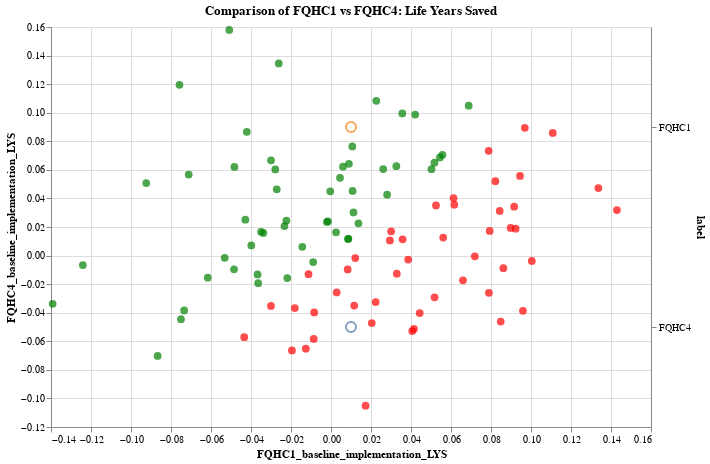

The notebook cell this image was saved under:
### Code cell
import pandas as pd
import altair as alt

# Load data from Excel
df = pd.read_excel("/Users/praveenzirali/active_projects/Crcsim Runs/Scatter Plot Data.xlsx")

# Plotting
scatter = alt.Chart(df).mark_circle(size=60).encode(
    x='FQHC1_baseline_implementation_LYS:Q',
    y='FQHC4_baseline_implementation_LYS:Q',
    color=alt.condition(alt.datum['FQHC1_baseline_implementation_LYS'] > alt.datum['FQHC4_baseline_implementation_LYS'],
                        alt.value('red'), alt.value('green')),  # Color based on condition
    tooltip=['FQHC1_baseline_implementation_LYS:Q', 'FQHC4_baseline_implementation_LYS:Q']
).properties(
    width=600,
    height=400,
    title='Comparison of FQHC1 vs FQHC4: Life Years Saved'
)

# Add legend
legend = alt.Chart(pd.DataFrame({'color': ['red', 'green'], 'label': ['FQHC1', 'FQHC4']})).mark_point(size=100).encode(
    y=alt.Y('label:N', axis=alt.Axis(orient='right')),
    color=alt.Color('color:N', legend=None)
).properties(
    width=600,
    height=400
)

(scatter + legend).configure_legend(
    orient='top-right'
)

### Figure 1 — Vega-Lite specification as saved in the notebook (floating-point values rounded to 4 significant figures)
{"config": {"view": {"continuousWidth": 300, "continuousHeight": 300}, "legend": {"orient": "top-right"}}, "layer": [{"data": {"name": "data-47d2268fdc5329fb0ac225f5b2dff90d"}, "mark": {"type": "circle", "size": 60}, "encoding": {"color": {"condition": {"test": "(datum['FQHC1_baseline_implementation_LYS'] > datum['FQHC4_baseline_implementation_LYS'])", "value": "red"}, "value": "green"}, "tooltip": [{"field": "FQHC1_baseline_implementation_LYS", "type": "quantitative"}, {"field": "FQHC4_baseline_implementation_LYS", "type": "quantitative"}], "x": {"field": "FQHC1_baseline_implementation_LYS", "type": "quantitative"}, "y": {"field": "FQHC4_baseline_implementation_LYS", "type": "quantitative"}}, "title": "Comparison of FQHC1 vs FQHC4: Life Years Saved"}, {"data": {"name": "data-b006ea38ad0880426607640756a406d0"}, "mark": {"type": "point", "size": 100}, "encoding": {"color": {"field": "color", "legend": null, "type": "nominal"}, "y": {"axis": {"orient": "right"}, "field": "label", "type": "nominal"}}}], "height": 400, "width": 600, "$schema": "https://vega.github.io/schema/vega-lite/v5.17.0.json", "datasets": {"data-47d2268fdc5329fb0ac225f5b2dff90d": [{"FQHC1_baseline_implementation_LYS": 0.03861, "FQHC1_baseline_implementation_Incrementa_cost": -254.5, "FQHC4_baseline_implementation_LYS": -0.002837, "FQHC4_baseline_implementation_Incrementa_cost": -43.92}, {"FQHC1_baseline_implementation_LYS": -0.02326, "FQHC1_baseline_implementation_Incrementa_cost": -228.4, "FQHC4_baseline_implementation_LYS": 0.02063, "FQHC4_baseline_implementation_Incrementa_cost": -238.4}, {"FQHC1_baseline_implementation_LYS": 0.07935, "FQHC1_baseline_implementation_Incrementa_cost": -264.9, "FQHC4_baseline_implementation_LYS": 0.01721, "FQHC4_baseline_implementation_Incrementa_cost": -260.9}, {"FQHC1_baseline_implementation_LYS": 0.03565, "FQHC1_baseline_implementation_Incrementa_cost": -68.12, "FQHC4_baseline_implementation_LYS": 0.09946, "FQHC4_baseline_implementation_Incrementa_cost": -265.5}, {"FQHC1_baseline_implementation_LYS": 0.05445, "FQHC1_baseline_implementation_Incrementa_cost": -85.68, "FQHC4_baseline_implementation_LYS": 0.06871, "FQHC4_baseline_implementation_Incrementa_cost": -307.7}, {"FQHC1_baseline_implementation_LYS": 0.09158, "FQHC1_baseline_implementation_Incrementa_cost": -176.3, "FQHC4_baseline_implementation_LYS": 0.03423, "FQHC4_baseline_implementation_Incrementa_cost": -52.27}, {"FQHC1_baseline_implementation_LYS": -0.02184, "FQHC1_baseline_implementation_Incrementa_cost": -117.8, "FQHC4_baseline_implementation_LYS": -0.01576, "FQHC4_baseline_implementation_Incrementa_cost": -32.08}, {"FQHC1_baseline_implementation_LYS": -0.001504, "FQHC1_baseline_implementation_Incrementa_cost": -175.1, "FQHC4_baseline_implementation_LYS": 0.02394, "FQHC4_baseline_implementation_Incrementa_cost": -262.6}, {"FQHC1_baseline_implementation_LYS": -0.03, "FQHC1_baseline_implementation_Incrementa_cost": -47.99, "FQHC4_baseline_implementation_LYS": 0.06668, "FQHC4_baseline_implementation_Incrementa_cost": -302.0}, {"FQHC1_baseline_implementation_LYS": -0.01953, "FQHC1_baseline_implementation_Incrementa_cost": -118.8, "FQHC4_baseline_implementation_LYS": -0.06639, "FQHC4_baseline_implementation_Incrementa_cost": 4.912}, {"FQHC1_baseline_implementation_LYS": -0.05314, "FQHC1_baseline_implementation_Incrementa_cost": -175.8, "FQHC4_baseline_implementation_LYS": -0.001588, "FQHC4_baseline_implementation_Incrementa_cost": -179.0}, {"FQHC1_baseline_implementation_LYS": -0.02612, "FQHC1_baseline_implementation_Incrementa_cost": -78.84, "FQHC4_baseline_implementation_LYS": 0.1345, "FQHC4_baseline_implementation_Incrementa_cost": -279.1}, {"FQHC1_baseline_implementation_LYS": -0.07342, "FQHC1_baseline_implementation_Incrementa_cost": -216.2, "FQHC4_baseline_implementation_LYS": -0.03837, "FQHC4_baseline_implementation_Incrementa_cost": -223.4}, {"FQHC1_baseline_implementation_LYS": 0.02233, "FQHC1_baseline_implementation_Incrementa_cost": -213.7, "FQHC4_baseline_implementation_LYS": -0.03254, "FQHC4_baseline_implementation_Incrementa_cost": -338.2}, {"FQHC1_baseline_implementation_LYS": -0.09237, "FQHC1_baseline_implementation_Incrementa_cost": -171.0, "FQHC4_baseline_implementation_LYS": 0.05074, "FQHC4_baseline_implementation_Incrementa_cost": -242.8}, {"FQHC1_baseline_implementation_LYS": -0.06162, "FQHC1_baseline_implementation_Incrementa_cost": -172.4, "FQHC4_baseline_implementation_LYS": -0.01551, "FQHC4_baseline_implementation_Incrementa_cost": -155.0}, {"FQHC1_baseline_implementation_LYS": 0.06165, "FQHC1_baseline_implementation_Incrementa_cost": -115.5, "FQHC4_baseline_implementation_LYS": 0.03563, "FQHC4_baseline_implementation_Incrementa_cost": -222.3}, {"FQHC1_baseline_implementation_LYS": 0.0108, "FQHC1_baseline_implementation_Incrementa_cost": -204.9, "FQHC4_baseline_implementation_LYS": 0.04524, "FQHC4_baseline_implementation_Incrementa_cost": -296.5}, {"FQHC1_baseline_implementation_LYS": 0.008325, "FQHC1_baseline_implementation_Incrementa_cost": -152.9, "FQHC4_baseline_implementation_LYS": -0.009711, "FQHC4_baseline_implementation_Incrementa_cost": -268.4}, {"FQHC1_baseline_implementation_LYS": 0.008538, "FQHC1_baseline_implementation_Incrementa_cost": -152.8, "FQHC4_baseline_implementation_LYS": 0.01164, "FQHC4_baseline_implementation_Incrementa_cost": -181.3}, {"FQHC1_baseline_implementation_LYS": -0.008904, "FQHC1_baseline_implementation_Incrementa_cost": -62.3, "FQHC4_baseline_implementation_LYS": -0.004523, "FQHC4_baseline_implementation_Incrementa_cost": -161.7}, {"FQHC1_baseline_implementation_LYS": 0.0329, "FQHC1_baseline_implementation_Incrementa_cost": -107.5, "FQHC4_baseline_implementation_LYS": -0.01269, "FQHC4_baseline_implementation_Incrementa_cost": -238.6}, {"FQHC1_baseline_implementation_LYS": -0.02229, "FQHC1_baseline_implementation_Incrementa_cost": -188.5, "FQHC4_baseline_implementation_LYS": 0.02447, "FQHC4_baseline_implementation_Incrementa_cost": -276.2}, {"FQHC1_baseline_implementation_LYS": -0.01435, "FQHC1_baseline_implementation_Incrementa_cost": -113.5, "FQHC4_baseline_implementation_LYS": 0.006118, "FQHC4_baseline_implementation_Incrementa_cost": -315.9}, {"FQHC1_baseline_implementation_LYS": 0.01729, "FQHC1_baseline_implementation_Incrementa_cost": -142.0, "FQHC4_baseline_implementation_LYS": -0.105, "FQHC4_baseline_implementation_Incrementa_cost": -113.6}, {"FQHC1_baseline_implementation_LYS": 0.05173, "FQHC1_baseline_implementation_Incrementa_cost": -74.93, "FQHC4_baseline_implementation_LYS": 0.06499, "FQHC4_baseline_implementation_Incrementa_cost": -250.7}, {"FQHC1_baseline_implementation_LYS": 0.05249, "FQHC1_baseline_implementation_Incrementa_cost": -178.2, "FQHC4_baseline_implementation_LYS": 0.03505, "FQHC4_baseline_implementation_Incrementa_cost": -167.0}, {"FQHC1_baseline_implementation_LYS": 0.04209, "FQHC1_baseline_implementation_Incrementa_cost": -130.0, "FQHC4_baseline_implementation_LYS": 0.0987, "FQHC4_baseline_implementation_Incrementa_cost": -131.3}, {"FQHC1_baseline_implementation_LYS": 0.09691, "FQHC1_baseline_implementation_Incrementa_cost": -205.8, "FQHC4_baseline_implementation_LYS": 0.08947, "FQHC4_baseline_implementation_Incrementa_cost": -284.7}, {"FQHC1_baseline_implementation_LYS": 0.01214, "FQHC1_baseline_implementation_Incrementa_cost": -207.3, "FQHC4_baseline_implementation_LYS": -0.001737, "FQHC4_baseline_implementation_Incrementa_cost": -216.7}, {"FQHC1_baseline_implementation_LYS": 0.07882, "FQHC1_baseline_implementation_Incrementa_cost": -186.6, "FQHC4_baseline_implementation_LYS": 0.07333, "FQHC4_baseline_implementation_Incrementa_cost": -199.7}, {"FQHC1_baseline_implementation_LYS": 0.07895, "FQHC1_baseline_implementation_Incrementa_cost": -89.13, "FQHC4_baseline_implementation_LYS": -0.02611, "FQHC4_baseline_implementation_Incrementa_cost": -268.5}, {"FQHC1_baseline_implementation_LYS": 0.08218, "FQHC1_baseline_implementation_Incrementa_cost": -200.7, "FQHC4_baseline_implementation_LYS": 0.05206, "FQHC4_baseline_implementation_Incrementa_cost": -296.5}, {"FQHC1_baseline_implementation_LYS": -0.04849, "FQHC1_baseline_implementation_Incrementa_cost": -182.6, "FQHC4_baseline_implementation_LYS": -0.009578, "FQHC4_baseline_implementation_Incrementa_cost": -138.5}, {"FQHC1_baseline_implementation_LYS": 0.05609, "FQHC1_baseline_implementation_Incrementa_cost": -132.9, "FQHC4_baseline_implementation_LYS": 0.01264, "FQHC4_baseline_implementation_Incrementa_cost": -363.5}, {"FQHC1_baseline_implementation_LYS": -0.07577, "FQHC1_baseline_implementation_Incrementa_cost": -232.6, "FQHC4_baseline_implementation_LYS": 0.1196, "FQHC4_baseline_implementation_Incrementa_cost": -223.4}, {"FQHC1_baseline_implementation_LYS": -0.07114, "FQHC1_baseline_implementation_Incrementa_cost": -124.7, "FQHC4_baseline_implementation_LYS": 0.05672, "FQHC4_baseline_implementation_Incrementa_cost": -199.9}, {"FQHC1_baseline_implementation_LYS": 0.04435, "FQHC1_baseline_implementation_Incrementa_cost": -95.05, "FQHC4_baseline_implementation_LYS": -0.04024, "FQHC4_baseline_implementation_Incrementa_cost": -134.7}, {"FQHC1_baseline_implementation_LYS": 0.08619, "FQHC1_baseline_implementation_Incrementa_cost": -218.5, "FQHC4_baseline_implementation_LYS": -0.008832, "FQHC4_baseline_implementation_Incrementa_cost": -175.0}, {"FQHC1_baseline_implementation_LYS": 0.01066, "FQHC1_baseline_implementation_Incrementa_cost": -194.2, "FQHC4_baseline_implementation_LYS": 0.0764, "FQHC4_baseline_implementation_Incrementa_cost": -226.5}, {"FQHC1_baseline_implementation_LYS": 0.03006, "FQHC1_baseline_implementation_Incrementa_cost": -384.1, "FQHC4_baseline_implementation_LYS": 0.01694, "FQHC4_baseline_implementation_Incrementa_cost": -226.4}, {"FQHC1_baseline_implementation_LYS": 0.08435, "FQHC1_baseline_implementation_Incrementa_cost": -128.3, "FQHC4_baseline_implementation_LYS": 0.03125, "FQHC4_baseline_implementation_Incrementa_cost": -204.6}, {"FQHC1_baseline_implementation_LYS": -0.03382, "FQHC1_baseline_implementation_Incrementa_cost": -162.9, "FQHC4_baseline_implementation_LYS": 0.01582, "FQHC4_baseline_implementation_Incrementa_cost": -144.9}, {"FQHC1_baseline_implementation_LYS": -0.0181, "FQHC1_baseline_implementation_Incrementa_cost": -86.82, "FQHC4_baseline_implementation_LYS": -0.03674, "FQHC4_baseline_implementation_Incrementa_cost": -296.1}, {"FQHC1_baseline_implementation_LYS": 0.01373, "FQHC1_baseline_implementation_Incrementa_cost": -5.664, "FQHC4_baseline_implementation_LYS": 0.02258, "FQHC4_baseline_implementation_Incrementa_cost": -158.2}, {"FQHC1_baseline_implementation_LYS": 0.08487, "FQHC1_baseline_implementation_Incrementa_cost": -145.4, "FQHC4_baseline_implementation_LYS": -0.04617, "FQHC4_baseline_implementation_Incrementa_cost": -185.5}, {"FQHC1_baseline_implementation_LYS": 0.1337, "FQHC1_baseline_implementation_Incrementa_cost": -84.31, "FQHC4_baseline_implementation_LYS": 0.04725, "FQHC4_baseline_implementation_Incrementa_cost": -257.8}, {"FQHC1_baseline_implementation_LYS": 0.01125, "FQHC1_baseline_implementation_Incrementa_cost": -154.3, "FQHC4_baseline_implementation_LYS": 0.03016, "FQHC4_baseline_implementation_Incrementa_cost": -46.68}, {"FQHC1_baseline_implementation_LYS": 0.02265, "FQHC1_baseline_implementation_Incrementa_cost": -98.6, "FQHC4_baseline_implementation_LYS": 0.1084, "FQHC4_baseline_implementation_Incrementa_cost": -173.1}, {"FQHC1_baseline_implementation_LYS": 0.04062, "FQHC1_baseline_implementation_Incrementa_cost": -86.55, "FQHC4_baseline_implementation_LYS": -0.05287, "FQHC4_baseline_implementation_Incrementa_cost": -115.0}, {"FQHC1_baseline_implementation_LYS": 0.1109, "FQHC1_baseline_implementation_Incrementa_cost": -152.6, "FQHC4_baseline_implementation_LYS": 0.08581, "FQHC4_baseline_implementation_Incrementa_cost": -281.7}, {"FQHC1_baseline_implementation_LYS": 0.05573, "FQHC1_baseline_implementation_Incrementa_cost": -114.0, "FQHC4_baseline_implementation_LYS": 0.07056, "FQHC4_baseline_implementation_Incrementa_cost": -323.1}, {"FQHC1_baseline_implementation_LYS": 0.02611, "FQHC1_baseline_implementation_Incrementa_cost": -93.54, "FQHC4_baseline_implementation_LYS": 0.06054, "FQHC4_baseline_implementation_Incrementa_cost": -274.0}, {"FQHC1_baseline_implementation_LYS": -0.01258, "FQHC1_baseline_implementation_Incrementa_cost": -102.5, "FQHC4_baseline_implementation_LYS": -0.06516, "FQHC4_baseline_implementation_Incrementa_cost": -184.8}, {"FQHC1_baseline_implementation_LYS": -0.03672, "FQHC1_baseline_implementation_Incrementa_cost": -183.7, "FQHC4_baseline_implementation_LYS": -0.01323, "FQHC4_baseline_implementation_Incrementa_cost": -178.7}, {"FQHC1_baseline_implementation_LYS": 0.002531, "FQHC1_baseline_implementation_Incrementa_cost": -202.7, "FQHC4_baseline_implementation_LYS": 0.01624, "FQHC4_baseline_implementation_Incrementa_cost": -37.13}, {"FQHC1_baseline_implementation_LYS": 0.02806, "FQHC1_baseline_implementation_Incrementa_cost": -149.9, "FQHC4_baseline_implementation_LYS": 0.04265, "FQHC4_baseline_implementation_Incrementa_cost": -149.6}, {"FQHC1_baseline_implementation_LYS": 0.09451, "FQHC1_baseline_implementation_Incrementa_cost": -143.0, "FQHC4_baseline_implementation_LYS": 0.05574, "FQHC4_baseline_implementation_Incrementa_cost": -120.2}, {"FQHC1_baseline_implementation_LYS": 0.0358, "FQHC1_baseline_implementation_Incrementa_cost": -129.7, "FQHC4_baseline_implementation_LYS": 0.01134, "FQHC4_baseline_implementation_Incrementa_cost": -149.2}, {"FQHC1_baseline_implementation_LYS": 0.04151, "FQHC1_baseline_implementation_Incrementa_cost": -68.46, "FQHC4_baseline_implementation_LYS": -0.05126, "FQHC4_baseline_implementation_Incrementa_cost": -168.6}, {"FQHC1_baseline_implementation_LYS": 0.07192, "FQHC1_baseline_implementation_Incrementa_cost": -234.2, "FQHC4_baseline_implementation_LYS": -0.0005603, "FQHC4_baseline_implementation_Incrementa_cost": -299.9}, {"FQHC1_baseline_implementation_LYS": 0.143, "FQHC1_baseline_implementation_Incrementa_cost": -83.97, "FQHC4_baseline_implementation_LYS": 0.03188, "FQHC4_baseline_implementation_Incrementa_cost": -94.94}, {"FQHC1_baseline_implementation_LYS": -0.02786, "FQHC1_baseline_implementation_Incrementa_cost": -136.2, "FQHC4_baseline_implementation_LYS": 0.06029, "FQHC4_baseline_implementation_Incrementa_cost": -193.8}, {"FQHC1_baseline_implementation_LYS": -0.04283, "FQHC1_baseline_implementation_Incrementa_cost": -104.5, "FQHC4_baseline_implementation_LYS": 0.02511, "FQHC4_baseline_implementation_Incrementa_cost": -91.45}, {"FQHC1_baseline_implementation_LYS": 0.03266, "FQHC1_baseline_implementation_Incrementa_cost": -99.05, "FQHC4_baseline_implementation_LYS": 0.06258, "FQHC4_baseline_implementation_Incrementa_cost": -182.9}, {"FQHC1_baseline_implementation_LYS": -0.008647, "FQHC1_baseline_implementation_Incrementa_cost": -154.1, "FQHC4_baseline_implementation_LYS": -0.05832, "FQHC4_baseline_implementation_Incrementa_cost": -203.1}, {"FQHC1_baseline_implementation_LYS": -0.07501, "FQHC1_baseline_implementation_Incrementa_cost": -176.3, "FQHC4_baseline_implementation_LYS": -0.04452, "FQHC4_baseline_implementation_Incrementa_cost": -153.0}, {"FQHC1_baseline_implementation_LYS": 0.008941, "FQHC1_baseline_implementation_Incrementa_cost": -64.26, "FQHC4_baseline_implementation_LYS": 0.0642, "FQHC4_baseline_implementation_Incrementa_cost": -275.9}, {"FQHC1_baseline_implementation_LYS": -0.03641, "FQHC1_baseline_implementation_Incrementa_cost": -209.2, "FQHC4_baseline_implementation_LYS": -0.01931, "FQHC4_baseline_implementation_Incrementa_cost": -382.6}, {"FQHC1_baseline_implementation_LYS": 0.02944, "FQHC1_baseline_implementation_Incrementa_cost": -188.0, "FQHC4_baseline_implementation_LYS": 0.01055, "FQHC4_baseline_implementation_Incrementa_cost": -172.3}, {"FQHC1_baseline_implementation_LYS": 0.002826, "FQHC1_baseline_implementation_Incrementa_cost": -102.3, "FQHC4_baseline_implementation_LYS": -0.0258, "FQHC4_baseline_implementation_Incrementa_cost": -207.9}, {"FQHC1_baseline_implementation_LYS": 0.0116, "FQHC1_baseline_implementation_Incrementa_cost": -116.9, "FQHC4_baseline_implementation_LYS": -0.03497, "FQHC4_baseline_implementation_Incrementa_cost": -145.7}, {"FQHC1_baseline_implementation_LYS": -0.002049, "FQHC1_baseline_implementation_Incrementa_cost": -224.7, "FQHC4_baseline_implementation_LYS": 0.02354, "FQHC4_baseline_implementation_Incrementa_cost": -154.0}, {"FQHC1_baseline_implementation_LYS": -0.0483, "FQHC1_baseline_implementation_Incrementa_cost": -51.37, "FQHC4_baseline_implementation_LYS": 0.06202, "FQHC4_baseline_implementation_Incrementa_cost": -101.5}, {"FQHC1_baseline_implementation_LYS": 0.005997, "FQHC1_baseline_implementation_Incrementa_cost": -155.9, "FQHC4_baseline_implementation_LYS": 0.06225, "FQHC4_baseline_implementation_Incrementa_cost": -312.0}, {"FQHC1_baseline_implementation_LYS": -0.03498, "FQHC1_baseline_implementation_Incrementa_cost": -158.8, "FQHC4_baseline_implementation_LYS": 0.01667, "FQHC4_baseline_implementation_Incrementa_cost": -281.5}, {"FQHC1_baseline_implementation_LYS": 0.05176, "FQHC1_baseline_implementation_Incrementa_cost": -172.4, "FQHC4_baseline_implementation_LYS": -0.02924, "FQHC4_baseline_implementation_Incrementa_cost": -180.4}, {"FQHC1_baseline_implementation_LYS": 0.02038, "FQHC1_baseline_implementation_Incrementa_cost": -232.4, "FQHC4_baseline_implementation_LYS": -0.04725, "FQHC4_baseline_implementation_Incrementa_cost": -184.3}, {"FQHC1_baseline_implementation_LYS": -0.03002, "FQHC1_baseline_implementation_Incrementa_cost": -122.1, "FQHC4_baseline_implementation_LYS": -0.03529, "FQHC4_baseline_implementation_Incrementa_cost": -98.01}, {"FQHC1_baseline_implementation_LYS": -0.04338, "FQHC1_baseline_implementation_Incrementa_cost": -95.08, "FQHC4_baseline_implementation_LYS": -0.05712, "FQHC4_baseline_implementation_Incrementa_cost": -179.9}, {"FQHC1_baseline_implementation_LYS": -0.1241, "FQHC1_baseline_implementation_Incrementa_cost": -164.8, "FQHC4_baseline_implementation_LYS": -0.006611, "FQHC4_baseline_implementation_Incrementa_cost": -280.5}, {"FQHC1_baseline_implementation_LYS": -0.01125, "FQHC1_baseline_implementation_Incrementa_cost": -202.2, "FQHC4_baseline_implementation_LYS": -0.01302, "FQHC4_baseline_implementation_Incrementa_cost": -222.8}, {"FQHC1_baseline_implementation_LYS": -0.03985, "FQHC1_baseline_implementation_Incrementa_cost": -106.7, "FQHC4_baseline_implementation_LYS": 0.007059, "FQHC4_baseline_implementation_Incrementa_cost": -214.1}, {"FQHC1_baseline_implementation_LYS": -0.04208, "FQHC1_baseline_implementation_Incrementa_cost": -68.44, "FQHC4_baseline_implementation_LYS": 0.08666, "FQHC4_baseline_implementation_Incrementa_cost": -171.5}, {"FQHC1_baseline_implementation_LYS": -0.02712, "FQHC1_baseline_implementation_Incrementa_cost": -111.9, "FQHC4_baseline_implementation_LYS": 0.04642, "FQHC4_baseline_implementation_Incrementa_cost": -363.1}, {"FQHC1_baseline_implementation_LYS": 0.1004, "FQHC1_baseline_implementation_Incrementa_cost": -166.4, "FQHC4_baseline_implementation_LYS": -0.003787, "FQHC4_baseline_implementation_Incrementa_cost": -123.9}, {"FQHC1_baseline_implementation_LYS": -0.08668, "FQHC1_baseline_implementation_Incrementa_cost": -114.9, "FQHC4_baseline_implementation_LYS": -0.07027, "FQHC4_baseline_implementation_Incrementa_cost": -130.9}, {"FQHC1_baseline_implementation_LYS": 0.06599, "FQHC1_baseline_implementation_Incrementa_cost": -237.6, "FQHC4_baseline_implementation_LYS": -0.01733, "FQHC4_baseline_implementation_Incrementa_cost": -300.8}, {"FQHC1_baseline_implementation_LYS": 0.08981, "FQHC1_baseline_implementation_Incrementa_cost": -283.5, "FQHC4_baseline_implementation_LYS": 0.01936, "FQHC4_baseline_implementation_Incrementa_cost": -111.6}, {"FQHC1_baseline_implementation_LYS": 0.06126, "FQHC1_baseline_implementation_Incrementa_cost": -95.32, "FQHC4_baseline_implementation_LYS": 0.04026, "FQHC4_baseline_implementation_Incrementa_cost": -271.3}, {"FQHC1_baseline_implementation_LYS": 0.004496, "FQHC1_baseline_implementation_Incrementa_cost": -138.0, "FQHC4_baseline_implementation_LYS": 0.0544, "FQHC4_baseline_implementation_Incrementa_cost": -279.1}, {"FQHC1_baseline_implementation_LYS": -0.05088, "FQHC1_baseline_implementation_Incrementa_cost": -230.8, "FQHC4_baseline_implementation_LYS": 0.1579, "FQHC4_baseline_implementation_Incrementa_cost": -193.2}, {"FQHC1_baseline_implementation_LYS": -0.0003664, "FQHC1_baseline_implementation_Incrementa_cost": -225.8, "FQHC4_baseline_implementation_LYS": 0.04502, "FQHC4_baseline_implementation_Incrementa_cost": -190.8}, {"FQHC1_baseline_implementation_LYS": 0.09598, "FQHC1_baseline_implementation_Incrementa_cost": -249.3, "FQHC4_baseline_implementation_LYS": -0.0387, "FQHC4_baseline_implementation_Incrementa_cost": -68.44}, {"FQHC1_baseline_implementation_LYS": 0.06886, "FQHC1_baseline_implementation_Incrementa_cost": -159.5, "FQHC4_baseline_implementation_LYS": 0.1049, "FQHC4_baseline_implementation_Incrementa_cost": -193.4}, {"FQHC1_baseline_implementation_LYS": 0.008676, "FQHC1_baseline_implementation_Incrementa_cost": -120.7, "FQHC4_baseline_implementation_LYS": 0.01173, "FQHC4_baseline_implementation_Incrementa_cost": -144.0}, {"FQHC1_baseline_implementation_LYS": 0.05024, "FQHC1_baseline_implementation_Incrementa_cost": -135.8, "FQHC4_baseline_implementation_LYS": 0.06044, "FQHC4_baseline_implementation_Incrementa_cost": -236.0}, {"FQHC1_baseline_implementation_LYS": -0.008411, "FQHC1_baseline_implementation_Incrementa_cost": -179.0, "FQHC4_baseline_implementation_LYS": -0.03977, "FQHC4_baseline_implementation_Incrementa_cost": -145.3}, {"FQHC1_baseline_implementation_LYS": 0.09232, "FQHC1_baseline_implementation_Incrementa_cost": -194.7, "FQHC4_baseline_implementation_LYS": 0.01885, "FQHC4_baseline_implementation_Incrementa_cost": -293.3}, {"FQHC1_baseline_implementation_LYS": -0.1392, "FQHC1_baseline_implementation_Incrementa_cost": -174.2, "FQHC4_baseline_implementation_LYS": -0.03373, "FQHC4_baseline_implementation_Incrementa_cost": -338.3}], "data-b006ea38ad0880426607640756a406d0": [{"color": "red", "label": "FQHC1"}, {"color": "green", "label": "FQHC4"}]}}
